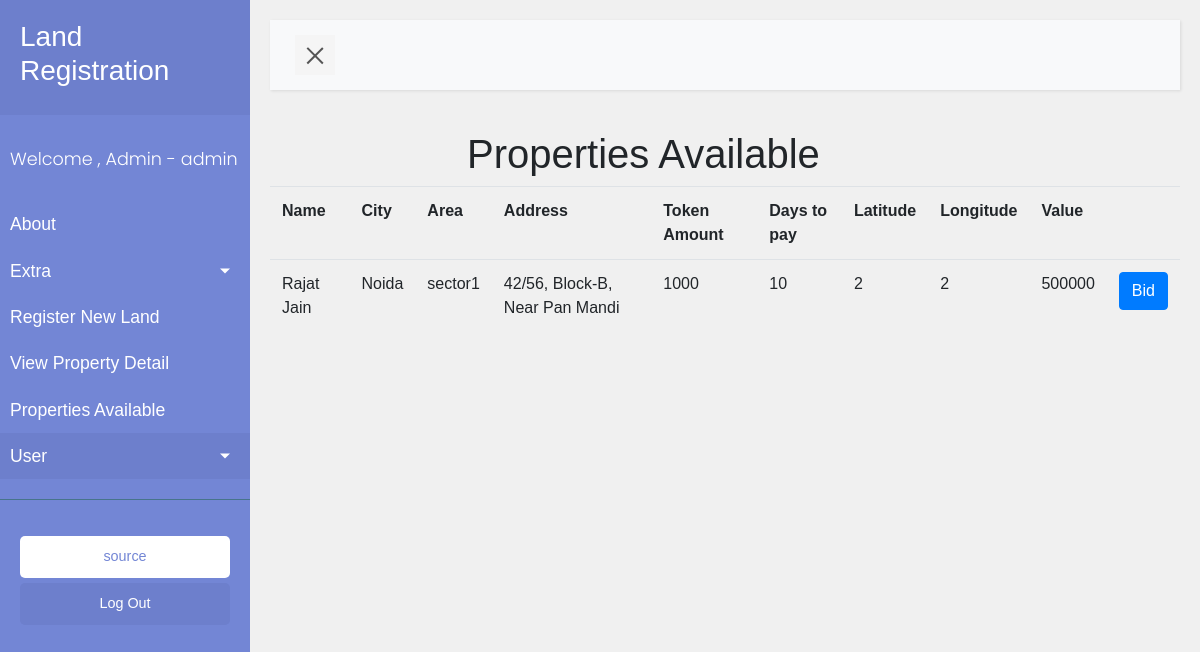
/bid/home/ (signed in), run on an earlier commit of the app's database.
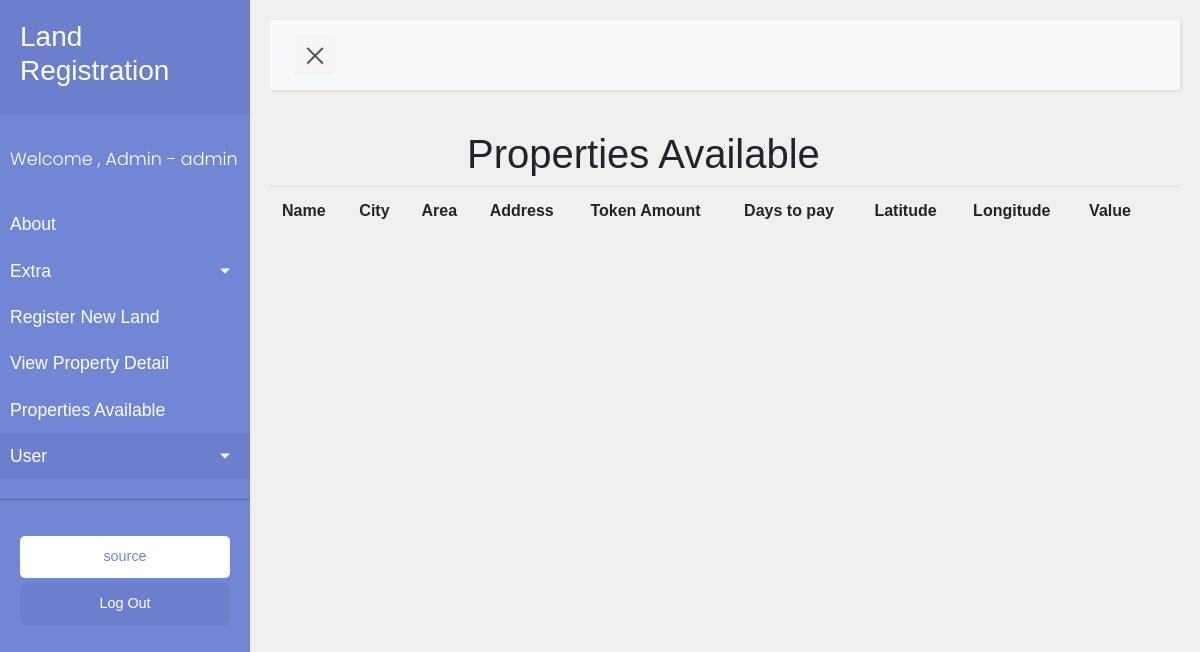
And on a later commit of the database.
### land/models.py (models this page shows, shortened)
class BidLand(models.Model):
    land = models.ForeignKey(Land ,on_delete = models.CASCADE, related_name = 'lands')
    price = models.PositiveIntegerField()
    owner = models.CharField(max_length=100)
    timestamp = models.DateTimeField(auto_now=True, null=True, blank=True)
    itter = models.PositiveIntegerField(default = 1)
    locked = models.BooleanField(default = False)
    sell_to = models.CharField(max_length=100, null = True, blank = True)
    selling_value = models.PositiveIntegerField(null = True, blank = True)
    days = models.PositiveIntegerField(default = 30)
    token_money = models.PositiveIntegerField(default = 0)

class Land(models.Model):
    land_id = models.PositiveIntegerField()
    address = models.CharField(max_length=100)
    name = models.CharField(max_length=100)
    city = models.CharField(max_length=100)
    location = models.CharField(max_length=100)
    area = models.CharField(max_length=100)
    land_address = models.CharField(max_length=100)
    latitude = models.CharField(max_length=100, null = True, blank = True)
    longitude = models.CharField(max_length=100, null = True, blank = True)
    timestamp = models.DateTimeField(auto_now=True, null=True, blank=True)

### land/views.py (the view)
# urls.py: url(r'^bid/home/$',lands_available_db       ,name="lands_available_db"),
@login_required(login_url='/user/login')
def lands_available_db(request):
    context = {}
    context['bid_lands'] = BidLand.objects.filter(locked = False)
    return render(request,'db/land_available_db.html', context)

### templates/db/land_available_db.html (shortened to what this page needs)
{% extends 'base.html' %}
   {% block content %}
    <div class="container">
        <h1>Properties Available</h1>
    </div>
    <div>
        <table class="table" id="detail-table">
          <tr>
                <th>Name</th>
                <th>City</th>
                <th>Area</th>
                <th>Address</th>
                <th>Token Amount</th>
                <th>Days to pay</th>
                <th>Latitude</th>
                <th>Longitude</th>
                <th>Value</th>
                <th></th>
            </tr>
           {% for bid_land in bid_lands %}
              <tr>
                 <td>{{bid_land.land.name}}</td>
                 <td>{{bid_land.land.city}}</td>
                 <td>{{bid_land.land.area}}</td>
                 <td>{{bid_land.land.land_address}}</td>
                 <td>{{bid_land.token_money}}</td>
                 <td>{{bid_land.days}}</td>
                 <td>{{bid_land.land.latitude}}</td>
                 <td>{{bid_land.land.longitude}}</td>
                 <td>{{bid_land.price}}</td>
               <td><a href="/bid/{{bid_land.land.land_id}}" class="btn btn-primary">Bid</a></td>
              </tr>
           {% endfor %}
        </table>
    </div>
{% endblock %}

What changed in the data, as far as the page shows it:
removed BidLand: land.name "Rajat Jain", land.city "Noida", land.area "sector1", land.land_address "42/56, Block-B, Near Pan Mandi", token_money "1000", days "10", land.latitude "2", land.longitude "2", price "500000"
